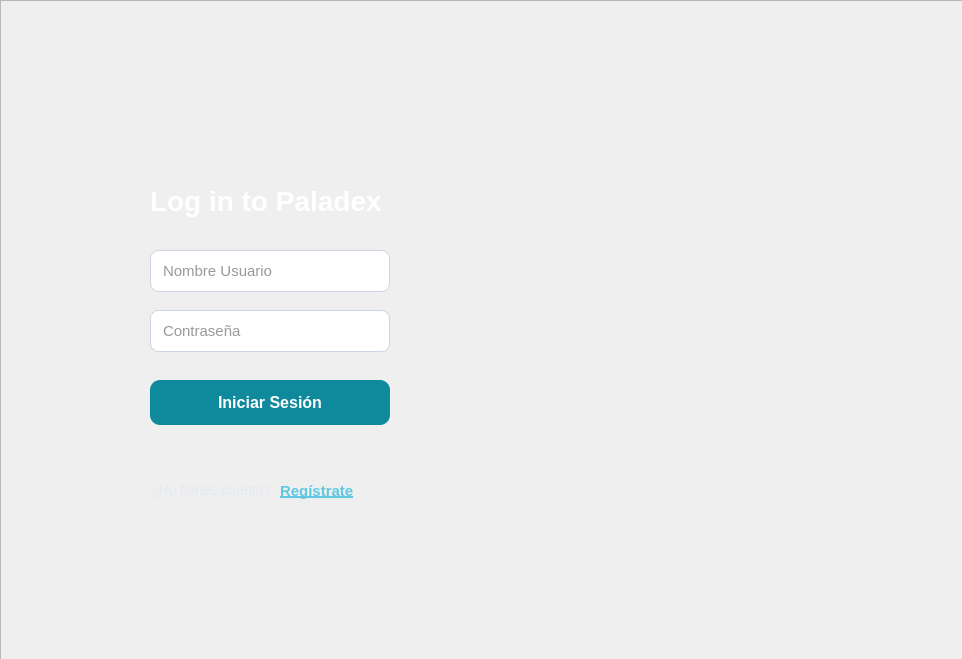
<?xml version="1.0" encoding="UTF-8"?>
<ui version="4.0">
 <class>MainWindow</class>
 <widget class="QMainWindow" name="MainWindow">
  <property name="geometry">
   <rect>
    <x>0</x>
    <y>0</y>
    <width>962</width>
    <height>659</height>
   </rect>
  </property>
  <property name="windowTitle">
   <string>Paladex - Acceso</string>
  </property>
  <property name="styleSheet">
   <string notr="true"/>
  </property>
  <widget class="QWidget" name="centralwidget">
   <widget class="QStackedWidget" name="QStackedWidget">
    <property name="geometry">
     <rect>
      <x>0</x>
      <y>0</y>
      <width>981</width>
      <height>691</height>
     </rect>
    </property>
    <property name="currentIndex">
     <number>0</number>
    </property>
    <widget class="QWidget" name="pageLogin">
     <widget class="QFrame" name="frame">
      <property name="geometry">
       <rect>
        <x>0</x>
        <y>0</y>
        <width>981</width>
        <height>691</height>
       </rect>
      </property>
      <property name="styleSheet">
       <string notr="true"/>
      </property>
      <property name="frameShape">
       <enum>QFrame::StyledPanel</enum>
      </property>
      <property name="frameShadow">
       <enum>QFrame::Raised</enum>
      </property>
      
      <widget class="QLabel" name="label_46">
       <property name="geometry">
        <rect>
         <x>-50</x>
         <y>-20</y>
         <width>1111</width>
         <height>771</height>
        </rect>
       </property>
       <property name="styleSheet">
        <string notr="true">#label_46 {
    background: qlineargradient(
        x1: 0, y1: 0,
        x2: 1, y2: 1,
        stop: 0 #5EC9E0,
        stop: 1 #07484F
    );
}</string>
       </property>
       <property name="text">
        <string/>
       </property>
       <property name="scaledContents">
        <bool>false</bool>
       </property>
      </widget>

      <widget class="QLineEdit" name="Usuario">
       <property name="geometry">
        <rect>
         <x>150</x>
         <y>250</y>
         <width>240</width>
         <height>42</height>
        </rect>
       </property>
       <property name="font">
        <font>
         <family>Segoe UI</family>
         <pointsize>11</pointsize>
         <bold>false</bold>
        </font>
       </property>
       <property name="styleSheet">
        <string notr="true">QLineEdit {
    background-color: white;
    border: 1px solid #CBD5E1;
    border-radius: 8px;
    padding-left: 10px;
    color: #333333;
}
QLineEdit:focus {
    border: 2px solid #FFFFFF;
}</string>
       </property>
       <property name="text">
        <string/>
       </property>
       <property name="placeholderText">
        <string>Nombre Usuario</string>
       </property>
      </widget>
      <widget class="QLineEdit" name="Contrasena">
       <property name="geometry">
        <rect>
         <x>150</x>
         <y>310</y>
         <width>240</width>
         <height>42</height>
        </rect>
       </property>
       <property name="font">
        <font>
         <family>Segoe UI</family>
         <pointsize>11</pointsize>
         <bold>false</bold>
        </font>
       </property>
       <property name="styleSheet">
        <string notr="true">QLineEdit {
    background-color: white;
    border: 1px solid #CBD5E1;
    border-radius: 8px;
    padding-left: 10px;
    color: #333333;
}
QLineEdit:focus {
    border: 2px solid #FFFFFF;
}</string>
       </property>
       <property name="echoMode">
        <enum>QLineEdit::Password</enum>
       </property>
       <property name="placeholderText">
        <string>Contraseña</string>
       </property>
      </widget>
      <widget class="QPushButton" name="BotonInicioSesion">
       <property name="geometry">
        <rect>
         <x>150</x>
         <y>380</y>
         <width>240</width>
         <height>45</height>
        </rect>
       </property>
       <property name="font">
        <font>
         <family>Segoe UI</family>
         <pointsize>12</pointsize>
         <bold>true</bold>
        </font>
       </property>
       <property name="cursor">
        <cursorShape>PointingHandCursor</cursorShape>
       </property>
       <property name="styleSheet">
        <string notr="true">QPushButton {
    background-color: #0F8A9D;
    color: white;
    border: none;
    border-radius: 10px;
}
QPushButton:hover {
    background-color: #17A6BC;
}
QPushButton:pressed {
    background-color: #0A6D7D;
}</string>
       </property>
       <property name="text">
        <string>Iniciar Sesión</string>
       </property>
      </widget>
      <widget class="QPushButton" name="BotonRegister">
       <property name="geometry">
        <rect>
         <x>280</x>
         <y>475</y>
         <width>110</width>
         <height>31</height>
        </rect>
       </property>
       <property name="font">
        <font>
         <family>Segoe UI</family>
         <pointsize>11</pointsize>
         <bold>true</bold>
         <underline>true</underline>
        </font>
       </property>
       <property name="cursor">
        <cursorShape>PointingHandCursor</cursorShape>
       </property>
       <property name="styleSheet">
        <string notr="true">QPushButton {
    background-color: transparent;
    color: #5EC9E0;
    border: none;
    text-align: left;
}
QPushButton:hover {
    color: #FFFFFF;
}</string>
       </property>
       <property name="text">
        <string>Regístrate</string>
       </property>
      </widget>
      <widget class="QLabel" name="label_48">
       <property name="geometry">
        <rect>
         <x>150</x>
         <y>180</y>
         <width>251</width>
         <height>41</height>
        </rect>
       </property>
       <property name="styleSheet">
        <string notr="true">background-color: transparent;
font-family: &quot;Segoe UI&quot;;
font-size: 28px;
font-weight: bold;
color: white;</string>
       </property>
       <property name="text">
        <string>Log in to Paladex</string>
       </property>
      </widget>
      <widget class="QLabel" name="label_49">
       <property name="geometry">
        <rect>
         <x>150</x>
         <y>480</y>
         <width>131</width>
         <height>20</height>
        </rect>
       </property>
       <property name="styleSheet">
        <string notr="true">background-color: transparent;
font-family: &quot;Segoe UI&quot;;
font-size: 14px;
color: #E2E8F0;</string>
       </property>
       <property name="text">
        <string>¿No tienes cuenta?</string>
       </property>
      </widget>
      <widget class="QLabel" name="label_50">
       <property name="geometry">
        <rect>
         <x>80</x>
         <y>170</y>
         <width>61</width>
         <height>61</height>
        </rect>
       </property>
       <property name="styleSheet">
        <string notr="true">background-color: transparent;</string>
       </property>
       <property name="text">
        <string/>
       </property>
       <property name="pixmap">
        <pixmap>../../../scr/imagenes/vecteezy_user-icon-in-trendy-flat-style-isolated-on-grey-background_5005840-1-removebg-preview.png</pixmap>
       </property>
       <property name="scaledContents">
        <bool>true</bool>
       </property>
      </widget>
      
      <widget class="QLabel" name="label">
       <property name="geometry">
        <rect>
         <x>500</x>
         <y>140</y>
         <width>411</width>
         <height>361</height>
        </rect>
       </property>
       <property name="styleSheet">
        <string notr="true">#label {
    background-color: transparent;
    background: transparent;
    border: none;
}</string>
       </property>
       <property name="text">
        <string/>
       </property>
       <property name="pixmap">
        <pixmap>../../../scr/imagenes/paladex_image.png</pixmap>
       </property>
       <property name="scaledContents">
        <bool>true</bool>
       </property>
      </widget>

     </widget>
    </widget>
    <widget class="QWidget" name="pageRegister">
     <widget class="QFrame" name="frame_2">
      <property name="geometry">
       <rect>
        <x>0</x>
        <y>0</y>
        <width>981</width>
        <height>691</height>
       </rect>
      </property>
      <property name="styleSheet">
       <string notr="true"/>
      </property>
      
      <widget class="QLabel" name="label_51">
       <property name="geometry">
        <rect>
         <x>0</x>
         <y>0</y>
         <width>1051</width>
         <height>751</height>
        </rect>
       </property>
       <property name="styleSheet">
        <string notr="true">#label_51 {
    background: qlineargradient(
        x1: 0, y1: 0,
        x2: 1, y2: 1,
        stop: 0 #5EC9E0,
        stop: 1 #07484F
    );
}</string>
       </property>
       <property name="text">
        <string/>
       </property>
       <property name="scaledContents">
        <bool>false</bool>
       </property>
      </widget>

      <widget class="QLineEdit" name="Usuario_2">
       <property name="geometry">
        <rect>
         <x>130</x>
         <y>230</y>
         <width>240</width>
         <height>41</height>
        </rect>
       </property>
       <property name="font">
        <font>
         <family>Segoe UI</family>
         <pointsize>11</pointsize>
        </font>
       </property>
       <property name="styleSheet">
        <string notr="true">QLineEdit {
    background-color: white;
    border: 1px solid #CBD5E1;
    border-radius: 8px;
    padding-left: 10px;
    color: #333333;
}
QLineEdit:focus {
    border: 2px solid #FFFFFF;
}</string>
       </property>
       <property name="text">
        <string/>
       </property>
       <property name="placeholderText">
        <string>Nombre Usuario</string>
       </property>
      </widget>
      <widget class="QLineEdit" name="Contrasena_2">
       <property name="geometry">
        <rect>
         <x>130</x>
         <y>290</y>
         <width>240</width>
         <height>41</height>
        </rect>
       </property>
       <property name="font">
        <font>
         <family>Segoe UI</family>
         <pointsize>11</pointsize>
        </font>
       </property>
       <property name="styleSheet">
        <string notr="true">QLineEdit {
    background-color: white;
    border: 1px solid #CBD5E1;
    border-radius: 8px;
    padding-left: 10px;
    color: #333333;
}
QLineEdit:focus {
    border: 2px solid #FFFFFF;
}</string>
       </property>
       <property name="echoMode">
        <enum>QLineEdit::Password</enum>
       </property>
       <property name="placeholderText">
        <string>Contraseña</string>
       </property>
      </widget>
      <widget class="QPushButton" name="BotonRegister_2">
       <property name="geometry">
        <rect>
         <x>130</x>
         <y>480</y>
         <width>130</width>
         <height>40</height>
        </rect>
       </property>
       <property name="font">
        <font>
         <family>Segoe UI</family>
         <pointsize>12</pointsize>
         <bold>true</bold>
        </font>
       </property>
       <property name="cursor">
        <cursorShape>PointingHandCursor</cursorShape>
       </property>
       <property name="styleSheet">
        <string notr="true">QPushButton {
    background-color: #0F8A9D;
    color: white;
    border: none;
    border-radius: 10px;
}
QPushButton:hover {
    background-color: #17A6BC;
}
QPushButton:pressed {
    background-color: #0A6D7D;
}</string>
       </property>
       <property name="text">
        <string>Registrarse</string>
       </property>
      </widget>
      
      <widget class="QLabel" name="label_52">
       <property name="geometry">
        <rect>
         <x>500</x>
         <y>140</y>
         <width>411</width>
         <height>361</height>
        </rect>
       </property>
       <property name="styleSheet">
        <string notr="true">#label_52 {
    background-color: transparent;
    background: transparent;
    border: none;
}</string>
       </property>
       <property name="text">
        <string/>
       </property>
       <property name="pixmap">
        <pixmap>../../../scr/imagenes/paladex_image.png</pixmap>
       </property>
       <property name="scaledContents">
        <bool>true</bool>
       </property>
      </widget>
      <widget class="QLabel" name="label_53">
       <property name="geometry">
        <rect>
         <x>130</x>
         <y>110</y>
         <width>221</width>
         <height>41</height>
        </rect>
       </property>
       <property name="styleSheet">
        <string notr="true">background-color: transparent;
font-family: &quot;Segoe UI&quot;;
font-size: 28px;
font-weight: bold;
color: white;</string>
       </property>
       <property name="text">
        <string>Registration</string>
       </property>
      </widget>
      <widget class="QLabel" name="label_54">
       <property name="geometry">
        <rect>
         <x>50</x>
         <y>100</y>
         <width>61</width>
         <height>61</height>
        </rect>
       </property>
       <property name="styleSheet">
        <string notr="true">background-color: transparent;</string>
       </property>
       <property name="text">
        <string/>
       </property>
       <property name="pixmap">
        <pixmap>../../../scr/imagenes/vecteezy_user-icon-in-trendy-flat-style-isolated-on-grey-background_5005840-1-removebg-preview.png</pixmap>
       </property>
       <property name="scaledContents">
        <bool>true</bool>
       </property>
      </widget>
      <widget class="QLineEdit" name="NombreCompleto">
       <property name="geometry">
        <rect>
         <x>130</x>
         <y>170</y>
         <width>240</width>
         <height>41</height>
        </rect>
       </property>
       <property name="font">
        <font>
         <family>Segoe UI</family>
         <pointsize>11</pointsize>
        </font>
       </property>
       <property name="styleSheet">
        <string notr="true">QLineEdit {
    background-color: white;
    border: 1px solid #CBD5E1;
    border-radius: 8px;
    padding-left: 10px;
    color: #333333;
}
QLineEdit:focus {
    border: 2px solid #FFFFFF;
}</string>
       </property>
       <property name="text">
        <string/>
       </property>
       <property name="placeholderText">
        <string>Nombre Completo</string>
       </property>
      </widget>
      <widget class="QLineEdit" name="ConfirmContrasena">
       <property name="geometry">
        <rect>
         <x>130</x>
         <y>350</y>
         <width>240</width>
         <height>41</height>
        </rect>
       </property>
       <property name="font">
        <font>
         <family>Segoe UI</family>
         <pointsize>11</pointsize>
        </font>
       </property>
       <property name="styleSheet">
        <string notr="true">QLineEdit {
    background-color: white;
    border: 1px solid #CBD5E1;
    border-radius: 8px;
    padding-left: 10px;
    color: #333333;
}
QLineEdit:focus {
    border: 2px solid #FFFFFF;
}</string>
       </property>
       <property name="echoMode">
        <enum>QLineEdit::Password</enum>
       </property>
       <property name="placeholderText">
        <string>Confirmar Contraseña</string>
       </property>
      </widget>
      <widget class="QLineEdit" name="Correo">
       <property name="geometry">
        <rect>
         <x>130</x>
         <y>411</y>
         <width>240</width>
         <height>41</height>
        </rect>
       </property>
       <property name="font">
        <font>
         <family>Segoe UI</family>
         <pointsize>11</pointsize>
        </font>
       </property>
       <property name="styleSheet">
        <string notr="true">QLineEdit {
    background-color: white;
    border: 1px solid #CBD5E1;
    border-radius: 8px;
    padding-left: 10px;
    color: #333333;
}
QLineEdit:focus {
    border: 2px solid #FFFFFF;
}</string>
       </property>
       <property name="placeholderText">
        <string>Correo</string>
       </property>
      </widget>
      <widget class="QLabel" name="LabelCancelar">
       <property name="geometry">
        <rect>
         <x>280</x>
         <y>490</y>
         <width>81</width>
         <height>20</height>
        </rect>
       </property>
       <property name="font">
        <font>
         <family>Segoe UI</family>
         <bold>true</bold>
        </font>
       </property>
       <property name="cursor">
        <cursorShape>PointingHandCursor</cursorShape>
       </property>
       <property name="styleSheet">
        <string notr="true">QLabel {
    background-color: transparent;
    font-size: 14px;
    color: #E2E8F0;
}
QLabel:hover {
    color: #FFFFFF;
}</string>
       </property>
       <property name="text">
        <string>o Cancelar</string>
       </property>
      </widget>
     </widget>
    </widget>
   </widget>
  </widget>
 </widget>
 <tabstops>
  <tabstop>Usuario</tabstop>
  <tabstop>Contrasena</tabstop>
  <tabstop>BotonInicioSesion</tabstop>
  <tabstop>BotonRegister</tabstop>
  <tabstop>NombreCompleto</tabstop>
  <tabstop>Usuario_2</tabstop>
  <tabstop>Contrasena_2</tabstop>
  <tabstop>ConfirmContrasena</tabstop>
  <tabstop>Correo</tabstop>
  <tabstop>BotonRegister_2</tabstop>
 </tabstops>
 <resources/>
 <connections/>
</ui>
